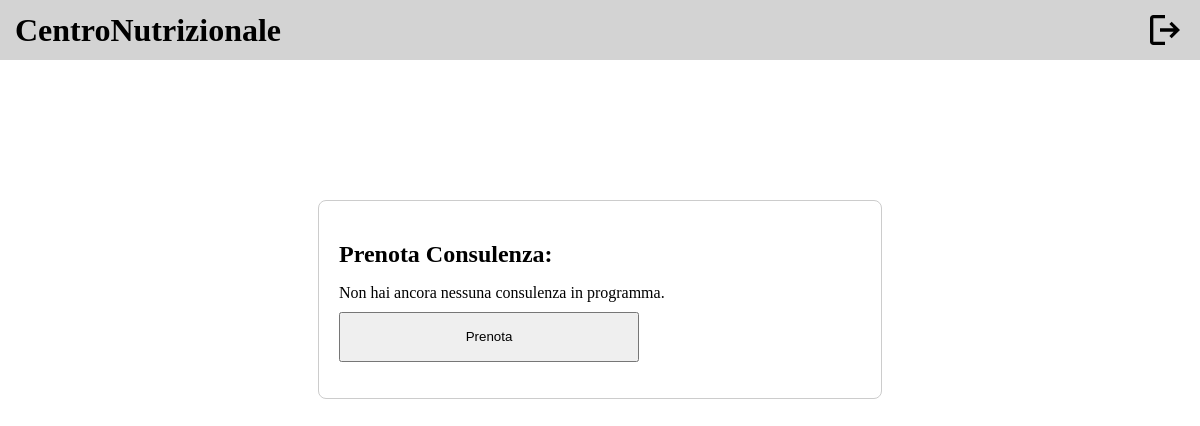
The app's page /public/consulenza.php (signed in), older data.
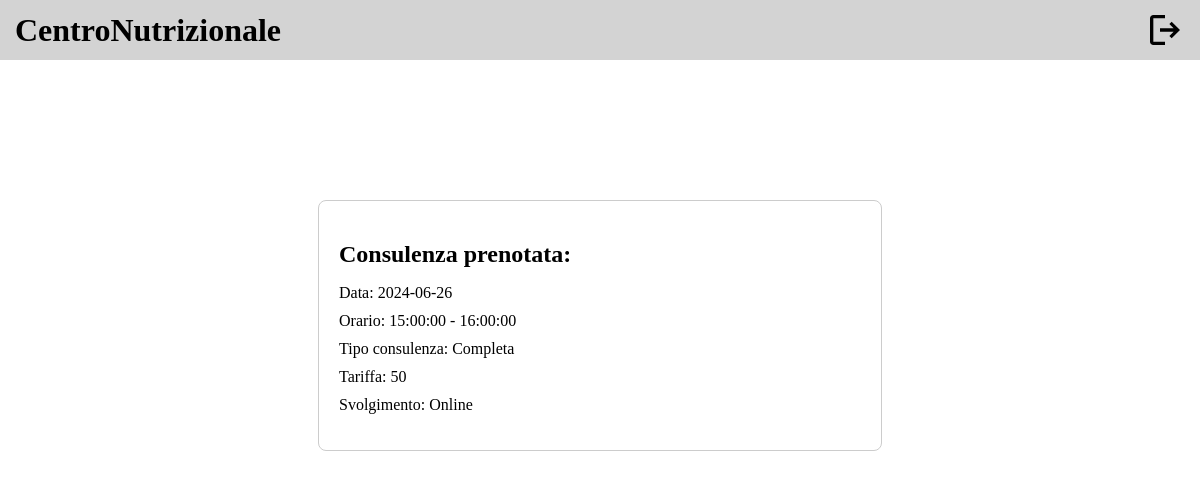
The same page, newer data.
### tables this page shows
CREATE TABLE `consulenza` (
  `IDNutrizionista` int(11) NOT NULL,
  `IDCliente` int(11) NOT NULL,
  `OraInizio` time NOT NULL,
  `Giorno` date NOT NULL,
  `CodiceScheda` int(11) NOT NULL,
  `OraFine` time NOT NULL,
  `Completa` char(1) NOT NULL,
  `Presenza` char(1) DEFAULT NULL,
  `Online` char(1) DEFAULT NULL,
  `Tipo` varchar(20) NOT NULL
);

CREATE TABLE `tipo_consulenza` (
  `Tariffa` int(11) NOT NULL,
  `Tipo` varchar(20) NOT NULL
);

### db/database.php (called while the page is built, shortened)
<?php
require_once ("consulenzaTable.php");
class DatabaseConnection
{
    private $consulenzaTable;
    public function __construct($servername, $username, $password, $dbname, $port)
    {
        $this->db = new mysqli($servername, $username, $password, $dbname, $port);
        $this->consulenzaTable = new ConsulenzaTable($this->db);
    }
    public function getConsulenzaTable()
    {
        return $this->consulenzaTable;
    }
}

### bootstrap.php (called while the page is built, shortened)
<?php
require_once ("db/database.php");
$dbh = new DatabaseConnection("localhost", "root", "", "centronutrizionale", 3306);
?>

### db/consulenzaTable.php (called while the page is built, shortened)
<?php
class ConsulenzaTable
{
  private $db;
  public function __construct($db)
  {
    $this->db = $db;
  }
  public function getConsulenza($idCliente)
  {
    $stmt = $this->db->prepare("SELECT consulenza.*, tipo.Tariffa
        FROM consulenza
        JOIN tipo_consulenza tipo ON consulenza.Tipo = tipo.Tipo
        WHERE consulenza.IDCliente = ? AND consulenza.IDNutrizionista = (SELECT IDNutrizionista
            FROM scelta
            WHERE IDCliente = ?
            ORDER BY Data DESC, Ora DESC
            LIMIT 1)
        AND consulenza.Completa = 'n';");
    $stmt->bind_param('ii', $idCliente, $idCliente);
    $stmt->execute();
    $result = $stmt->get_result();
    return $result->fetch_all(MYSQLI_ASSOC);
  }
  public function getTypeConsulenza()
  {
    $stmt = $this->db->prepare("SELECT * FROM tipo_consulenza");
    $stmt->execute();
    $result = $stmt->get_result();
    return $result->fetch_all(MYSQLI_ASSOC);
  }
}
?>

### consulenza.php (called while the page is built, shortened)
<?php
require_once ("bootstrap.php");
if (isUserLoggedIn()) {
    $templateparams["consulenza"] = $dbh->getConsulenzaTable()->getConsulenza($_SESSION["id"]);
    $templateparams["tipoConsulenza"] = $dbh->getConsulenzaTable()->getTypeConsulenza();
} else {
    header("Location: login.php");
}
?>

### public/consulenza.php (the view, shortened to what this page needs)
<!DOCTYPE html>
<html lang="it">
<head>
    <link rel="stylesheet" href="../template/header/header.css">
    <link rel="stylesheet" href="styles/consulenza.css">
    <link rel="stylesheet" href="../template/components/components.css">
</head>
<body>
    <?php include ("../template/header/headerCliente.html");
    require ("../consulenza.php"); ?>
    <main>
        <?php if (!empty($templateparams["consulenza"])): ?>
            <section>
                <h1>Consulenza prenotata:</h1>
                <ul>
                    <li>
                        <p>Data: <?php echo $templateparams["consulenza"][0]["Giorno"] ?></p>
                    </li>
                    <li>
                        <p>Orario:
                            <?php echo $templateparams["consulenza"][0]["OraInizio"], " - ", $templateparams["consulenza"][0]["OraFine"] ?>
                        </p>
                    </li>
                    <li>
                        <p>Tipo consulenza: <?php echo $templateparams["consulenza"][0]["Tipo"] ?></p>
                    </li>
                    <li>
                        <p>Tariffa: <?php echo $templateparams["consulenza"][0]["Tariffa"] ?></p>
                    </li>
                    <li>
                        Svolgimento:
                        <?php if (empty($templateparams["consulenza"][0]["Presenza"])) {
                            echo "Online";
                        } else {
                            echo "Presenza";
                        } ?>
                    </li>
                </ul>
            </section>
        <?php else: ?>
            <section>
                <h1>Prenota Consulenza:</h1>
                <ul>
                    <li>
                        <p>Non hai ancora nessuna consulenza in programma.</p>
                    </li>
                    <li>
                        <button class="btn" onclick="window.location.href='richiestaConsulenza.php'">Prenota</button>
                    </li>
                </ul>
            </section>
        <?php endif; ?>
    </main>
</body>
</html>

Row changes from the older to the newer data that the page shows:
added consulenza: Giorno "2024-06-26", OraInizio "15:00:00", OraFine "16:00:00", Tipo "Completa", Tipo.Tariffa "50"
Text that changed along with them:
text no longer shown: "Prenota Consulenza: Non hai ancora nessuna consulenza in programma. Prenota"
text now shown: "Consulenza prenotata: Data: Orario: - Tipo consulenza: Tariffa: Svolgimento: Online"
